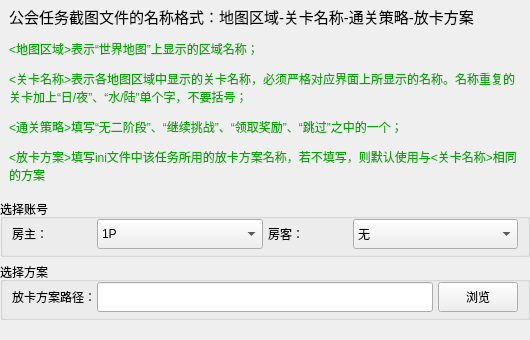
<?xml version="1.0" encoding="UTF-8"?>
<ui version="4.0">
 <class>UnionQuestParam</class>
 <widget class="QWidget" name="UnionQuestParam">
  <property name="geometry">
   <rect>
    <x>0</x>
    <y>0</y>
    <width>530</width>
    <height>340</height>
   </rect>
  </property>
  <property name="windowTitle">
   <string>Form</string>
  </property>
  <layout class="QVBoxLayout" name="verticalLayout_top" stretch="7,2,2,0">
   <property name="spacing">
    <number>5</number>
   </property>
   <property name="leftMargin">
    <number>0</number>
   </property>
   <property name="topMargin">
    <number>5</number>
   </property>
   <property name="rightMargin">
    <number>0</number>
   </property>
   <property name="bottomMargin">
    <number>0</number>
   </property>
   <item>
    <widget class="QWidget" name="widget_dsc" native="true">
     <layout class="QVBoxLayout" name="verticalLayout_dsc">
      <property name="spacing">
       <number>5</number>
      </property>
      <property name="topMargin">
       <number>0</number>
      </property>
      <property name="bottomMargin">
       <number>10</number>
      </property>
      <item>
       <widget class="QLabel" name="label_dsc">
        <property name="text">
         <string>&lt;html&gt;&lt;head/&gt;&lt;body&gt;&lt;p&gt;&lt;span style=&quot; font-size:11pt;&quot;&gt;公会任务截图文件的名称格式：地图区域-关卡名称-通关策略-放卡方案&lt;/span&gt;&lt;/p&gt;&lt;p&gt;&lt;span style=&quot; color:#00aa00;&quot;&gt;&amp;lt;地图区域&amp;gt;表示“世界地图”上显示的区域名称；&lt;/span&gt;&lt;/p&gt;&lt;p&gt;&lt;span style=&quot; color:#00aa00;&quot;&gt;&amp;lt;关卡名称&amp;gt;表示各地图区域中显示的关卡名称，必须严格对应界面上所显示的名称。名称重复的关卡加上“日/夜”、“水/陆”单个字，不要括号；&lt;/span&gt;&lt;/p&gt;&lt;p&gt;&lt;span style=&quot; color:#00aa00;&quot;&gt;&amp;lt;通关策略&amp;gt;填写“无二阶段”、“继续挑战”、“领取奖励”、“跳过”之中的一个；&lt;/span&gt;&lt;/p&gt;&lt;p&gt;&lt;span style=&quot; color:#00aa00;&quot;&gt;&amp;lt;放卡方案&amp;gt;填写ini文件中该任务所用的放卡方案名称，若不填写，则默认使用与&amp;lt;关卡名称&amp;gt;相同的方案&lt;/span&gt;&lt;/p&gt;&lt;/body&gt;&lt;/html&gt;</string>
        </property>
        <property name="wordWrap">
         <bool>true</bool>
        </property>
       </widget>
      </item>
     </layout>
    </widget>
   </item>
   <item>
    <widget class="QGroupBox" name="groupBox_select_players">
     <property name="title">
      <string>选择账号</string>
     </property>
     <layout class="QHBoxLayout" name="horizontalLayout_select_players">
      <property name="spacing">
       <number>5</number>
      </property>
      <property name="topMargin">
       <number>0</number>
      </property>
      <property name="bottomMargin">
       <number>5</number>
      </property>
      <item>
       <widget class="QLabel" name="label_select_1p">
        <property name="maximumSize">
         <size>
          <width>80</width>
          <height>16777215</height>
         </size>
        </property>
        <property name="text">
         <string>房主：</string>
        </property>
       </widget>
      </item>
      <item>
       <widget class="QComboBox" name="comboBox_select_1p">
        <property name="minimumSize">
         <size>
          <width>0</width>
          <height>30</height>
         </size>
        </property>
        <item>
         <property name="text">
          <string>1P</string>
         </property>
        </item>
        <item>
         <property name="text">
          <string>2P</string>
         </property>
        </item>
       </widget>
      </item>
      <item>
       <widget class="QLabel" name="label_select_2p">
        <property name="maximumSize">
         <size>
          <width>80</width>
          <height>16777215</height>
         </size>
        </property>
        <property name="text">
         <string>房客：</string>
        </property>
       </widget>
      </item>
      <item>
       <widget class="QComboBox" name="comboBox_select_2p">
        <property name="minimumSize">
         <size>
          <width>0</width>
          <height>30</height>
         </size>
        </property>
        <item>
         <property name="text">
          <string>无</string>
         </property>
        </item>
        <item>
         <property name="text">
          <string>1P</string>
         </property>
        </item>
        <item>
         <property name="text">
          <string>2P</string>
         </property>
        </item>
       </widget>
      </item>
     </layout>
    </widget>
   </item>
   <item>
    <widget class="QGroupBox" name="groupBox_file_path">
     <property name="title">
      <string>选择方案</string>
     </property>
     <layout class="QHBoxLayout" name="horizontalLayout_file_path">
      <property name="spacing">
       <number>5</number>
      </property>
      <property name="topMargin">
       <number>0</number>
      </property>
      <property name="bottomMargin">
       <number>5</number>
      </property>
      <item>
       <widget class="QLabel" name="label_file_path">
        <property name="minimumSize">
         <size>
          <width>80</width>
          <height>0</height>
         </size>
        </property>
        <property name="maximumSize">
         <size>
          <width>80</width>
          <height>16777215</height>
         </size>
        </property>
        <property name="text">
         <string>放卡方案路径：</string>
        </property>
       </widget>
      </item>
      <item>
       <widget class="QLineEdit" name="lineEdit_file_path">
        <property name="minimumSize">
         <size>
          <width>0</width>
          <height>30</height>
         </size>
        </property>
       </widget>
      </item>
      <item>
       <widget class="QPushButton" name="pushButton_file_path">
        <property name="minimumSize">
         <size>
          <width>80</width>
          <height>30</height>
         </size>
        </property>
        <property name="text">
         <string>浏览</string>
        </property>
       </widget>
      </item>
     </layout>
    </widget>
   </item>
   <item>
    <spacer name="verticalSpacer">
     <property name="orientation">
      <enum>Qt::Vertical</enum>
     </property>
     <property name="sizeHint" stdset="0">
      <size>
       <width>20</width>
       <height>100</height>
      </size>
     </property>
    </spacer>
   </item>
  </layout>
 </widget>
 <resources/>
 <connections/>
</ui>
